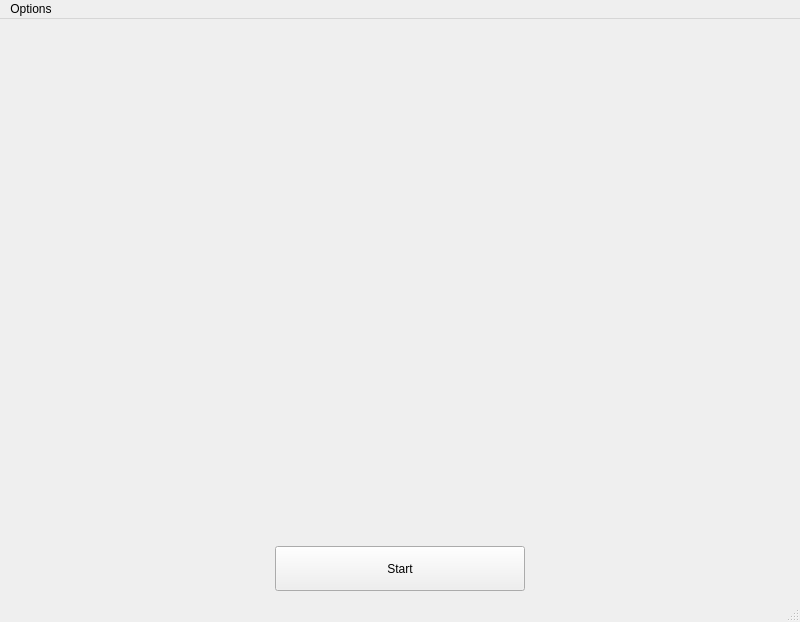
<?xml version="1.0" encoding="UTF-8"?>
<ui version="4.0">
 <class>screen</class>
 <widget class="QMainWindow" name="screen">
  <property name="geometry">
   <rect>
    <x>0</x>
    <y>0</y>
    <width>800</width>
    <height>622</height>
   </rect>
  </property>
  <property name="minimumSize">
   <size>
    <width>800</width>
    <height>500</height>
   </size>
  </property>
  <property name="maximumSize">
   <size>
    <width>1104</width>
    <height>800</height>
   </size>
  </property>
  <property name="windowTitle">
   <string>Source Display</string>
  </property>
  <widget class="QWidget" name="centralwidget">
   <layout class="QVBoxLayout" name="verticalLayout">
    <item>
     <widget class="dispwidget" name="screenWidget" native="true">
      <property name="minimumSize">
       <size>
        <width>640</width>
        <height>0</height>
       </size>
      </property>
      <property name="maximumSize">
       <size>
        <width>1080</width>
        <height>720</height>
       </size>
      </property>
     </widget>
    </item>
    <item>
     <spacer name="verticalSpacer">
      <property name="orientation">
       <enum>Qt::Vertical</enum>
      </property>
      <property name="sizeHint" stdset="0">
       <size>
        <width>20</width>
        <height>40</height>
       </size>
      </property>
     </spacer>
    </item>
    <item>
     <layout class="QHBoxLayout" name="horizontalLayout">
      <item>
       <spacer name="horizontalSpacer">
        <property name="orientation">
         <enum>Qt::Horizontal</enum>
        </property>
        <property name="sizeHint" stdset="0">
         <size>
          <width>40</width>
          <height>20</height>
         </size>
        </property>
       </spacer>
      </item>
      <item>
       <widget class="QPushButton" name="ssButton">
        <property name="minimumSize">
         <size>
          <width>250</width>
          <height>45</height>
         </size>
        </property>
        <property name="text">
         <string>Start</string>
        </property>
       </widget>
      </item>
      <item>
       <spacer name="horizontalSpacer_2">
        <property name="orientation">
         <enum>Qt::Horizontal</enum>
        </property>
        <property name="sizeHint" stdset="0">
         <size>
          <width>40</width>
          <height>20</height>
         </size>
        </property>
       </spacer>
      </item>
     </layout>
    </item>
   </layout>
  </widget>
  <widget class="QMenuBar" name="menubar">
   <property name="geometry">
    <rect>
     <x>0</x>
     <y>0</y>
     <width>800</width>
     <height>22</height>
    </rect>
   </property>
   <widget class="QMenu" name="menuOptions">
    <property name="title">
     <string>Options</string>
    </property>
    <addaction name="actionStop"/>
   </widget>
   <addaction name="menuOptions"/>
  </widget>
  <widget class="QStatusBar" name="statusbar"/>
  <action name="actionStop">
   <property name="text">
    <string>Stop</string>
   </property>
  </action>
 </widget>
 <customwidgets>
  <customwidget>
   <class>dispwidget</class>
   <extends>QWidget</extends>
   <header>MediaManager/dispwidget.h</header>
   <container>1</container>
  </customwidget>
 </customwidgets>
 <resources/>
 <connections/>
</ui>
